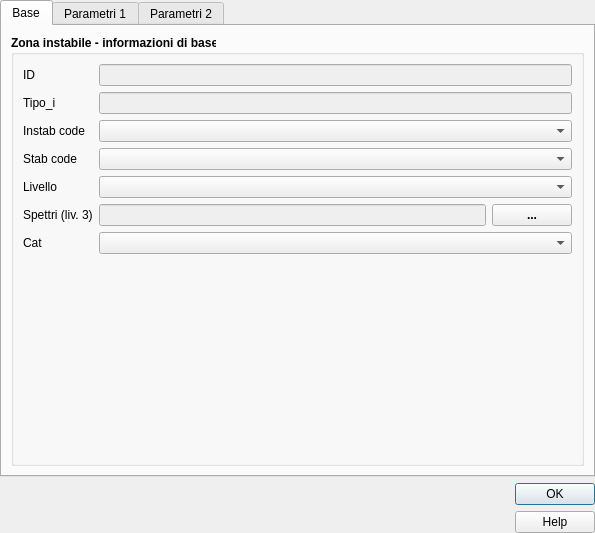
<?xml version="1.0" encoding="UTF-8"?>
<ui version="4.0">
 <class>instab_23</class>
 <widget class="QDialog" name="instab_23">
  <property name="geometry">
   <rect>
    <x>0</x>
    <y>0</y>
    <width>595</width>
    <height>533</height>
   </rect>
  </property>
  <property name="sizePolicy">
   <sizepolicy hsizetype="Preferred" vsizetype="Preferred">
    <horstretch>0</horstretch>
    <verstretch>0</verstretch>
   </sizepolicy>
  </property>
  <property name="minimumSize">
   <size>
    <width>595</width>
    <height>0</height>
   </size>
  </property>
  <property name="windowTitle">
   <string>Zone instabili MS3</string>
  </property>
  <property name="modal">
   <bool>true</bool>
  </property>
  <layout class="QVBoxLayout" name="verticalLayout_2">
   <property name="leftMargin">
    <number>0</number>
   </property>
   <property name="topMargin">
    <number>0</number>
   </property>
   <property name="rightMargin">
    <number>0</number>
   </property>
   <property name="bottomMargin">
    <number>0</number>
   </property>
   <item>
    <widget class="QTabWidget" name="tabWidget">
     <property name="currentIndex">
      <number>0</number>
     </property>
     <widget class="QWidget" name="tab1">
      <attribute name="title">
       <string>Base</string>
      </attribute>
      <layout class="QVBoxLayout" name="verticalLayout_3">
       <item>
        <widget class="QGroupBox" name="groupBox_2">
         <property name="sizePolicy">
          <sizepolicy hsizetype="Expanding" vsizetype="Expanding">
           <horstretch>0</horstretch>
           <verstretch>0</verstretch>
          </sizepolicy>
         </property>
         <property name="font">
          <font>
           <weight>75</weight>
           <bold>true</bold>
          </font>
         </property>
         <property name="title">
          <string>Zona instabile - informazioni di base</string>
         </property>
         <layout class="QFormLayout" name="formLayout">
          <item row="0" column="0">
           <widget class="QLabel" name="label_7">
            <property name="sizePolicy">
             <sizepolicy hsizetype="Minimum" vsizetype="Preferred">
              <horstretch>0</horstretch>
              <verstretch>0</verstretch>
             </sizepolicy>
            </property>
            <property name="minimumSize">
             <size>
              <width>45</width>
              <height>0</height>
             </size>
            </property>
            <property name="font">
             <font>
              <weight>50</weight>
              <bold>false</bold>
             </font>
            </property>
            <property name="text">
             <string>&lt;html&gt;&lt;head/&gt;&lt;body&gt;&lt;p&gt;ID&lt;/p&gt;&lt;/body&gt;&lt;/html&gt;</string>
            </property>
           </widget>
          </item>
          <item row="0" column="1">
           <widget class="QLineEdit" name="pkuid">
            <property name="enabled">
             <bool>false</bool>
            </property>
            <property name="palette">
             <palette>
              <active>
               <colorrole role="Text">
                <brush brushstyle="SolidPattern">
                 <color alpha="255">
                  <red>170</red>
                  <green>170</green>
                  <blue>172</blue>
                 </color>
                </brush>
               </colorrole>
               <colorrole role="PlaceholderText">
                <brush brushstyle="NoBrush">
                 <color alpha="128">
                  <red>120</red>
                  <green>120</green>
                  <blue>120</blue>
                 </color>
                </brush>
               </colorrole>
              </active>
              <inactive>
               <colorrole role="Text">
                <brush brushstyle="SolidPattern">
                 <color alpha="255">
                  <red>170</red>
                  <green>170</green>
                  <blue>172</blue>
                 </color>
                </brush>
               </colorrole>
               <colorrole role="PlaceholderText">
                <brush brushstyle="NoBrush">
                 <color alpha="128">
                  <red>120</red>
                  <green>120</green>
                  <blue>120</blue>
                 </color>
                </brush>
               </colorrole>
              </inactive>
              <disabled>
               <colorrole role="Text">
                <brush brushstyle="SolidPattern">
                 <color alpha="255">
                  <red>120</red>
                  <green>120</green>
                  <blue>120</blue>
                 </color>
                </brush>
               </colorrole>
               <colorrole role="PlaceholderText">
                <brush brushstyle="NoBrush">
                 <color alpha="128">
                  <red>113</red>
                  <green>113</green>
                  <blue>113</blue>
                 </color>
                </brush>
               </colorrole>
              </disabled>
             </palette>
            </property>
            <property name="toolTip">
             <string/>
            </property>
           </widget>
          </item>
          <item row="1" column="0">
           <widget class="QLabel" name="label_6">
            <property name="font">
             <font>
              <weight>50</weight>
              <bold>false</bold>
             </font>
            </property>
            <property name="text">
             <string>Tipo_i</string>
            </property>
           </widget>
          </item>
          <item row="1" column="1">
           <widget class="QLineEdit" name="Tipo_i">
            <property name="enabled">
             <bool>false</bool>
            </property>
            <property name="palette">
             <palette>
              <active>
               <colorrole role="Text">
                <brush brushstyle="SolidPattern">
                 <color alpha="255">
                  <red>170</red>
                  <green>170</green>
                  <blue>172</blue>
                 </color>
                </brush>
               </colorrole>
               <colorrole role="PlaceholderText">
                <brush brushstyle="NoBrush">
                 <color alpha="128">
                  <red>120</red>
                  <green>120</green>
                  <blue>120</blue>
                 </color>
                </brush>
               </colorrole>
              </active>
              <inactive>
               <colorrole role="Text">
                <brush brushstyle="SolidPattern">
                 <color alpha="255">
                  <red>170</red>
                  <green>170</green>
                  <blue>172</blue>
                 </color>
                </brush>
               </colorrole>
               <colorrole role="PlaceholderText">
                <brush brushstyle="NoBrush">
                 <color alpha="128">
                  <red>120</red>
                  <green>120</green>
                  <blue>120</blue>
                 </color>
                </brush>
               </colorrole>
              </inactive>
              <disabled>
               <colorrole role="Text">
                <brush brushstyle="SolidPattern">
                 <color alpha="255">
                  <red>120</red>
                  <green>120</green>
                  <blue>120</blue>
                 </color>
                </brush>
               </colorrole>
               <colorrole role="PlaceholderText">
                <brush brushstyle="NoBrush">
                 <color alpha="128">
                  <red>113</red>
                  <green>113</green>
                  <blue>113</blue>
                 </color>
                </brush>
               </colorrole>
              </disabled>
             </palette>
            </property>
            <property name="toolTip">
             <string/>
            </property>
           </widget>
          </item>
          <item row="2" column="0">
           <widget class="QLabel" name="label_9">
            <property name="font">
             <font>
              <weight>50</weight>
              <bold>false</bold>
             </font>
            </property>
            <property name="text">
             <string>Instab code</string>
            </property>
           </widget>
          </item>
          <item row="2" column="1">
           <widget class="QComboBox" name="cod_instab">
            <property name="sizePolicy">
             <sizepolicy hsizetype="Expanding" vsizetype="Fixed">
              <horstretch>0</horstretch>
              <verstretch>0</verstretch>
             </sizepolicy>
            </property>
            <property name="toolTip">
             <string/>
            </property>
           </widget>
          </item>
          <item row="3" column="0">
           <widget class="QLabel" name="label_8">
            <property name="font">
             <font>
              <weight>50</weight>
              <bold>false</bold>
             </font>
            </property>
            <property name="text">
             <string>Stab code</string>
            </property>
           </widget>
          </item>
          <item row="3" column="1">
           <widget class="QComboBox" name="cod_stab">
            <property name="toolTip">
             <string/>
            </property>
           </widget>
          </item>
          <item row="4" column="0">
           <widget class="QLabel" name="livelloLabel">
            <property name="font">
             <font>
              <weight>50</weight>
              <bold>false</bold>
             </font>
            </property>
            <property name="text">
             <string>Livello</string>
            </property>
           </widget>
          </item>
          <item row="4" column="1">
           <widget class="QComboBox" name="LIVELLO"/>
          </item>
          <item row="5" column="0">
           <widget class="QLabel" name="label_39">
            <property name="font">
             <font>
              <weight>50</weight>
              <bold>false</bold>
             </font>
            </property>
            <property name="text">
             <string>Spettri (liv. 3)</string>
            </property>
           </widget>
          </item>
          <item row="6" column="0">
           <widget class="QLabel" name="label_40">
            <property name="font">
             <font>
              <weight>50</weight>
              <bold>false</bold>
             </font>
            </property>
            <property name="text">
             <string>Cat</string>
            </property>
           </widget>
          </item>
          <item row="5" column="1">
           <layout class="QGridLayout" name="gridLayout">
            <item row="0" column="1">
             <widget class="QPushButton" name="pushButton">
              <property name="cursor">
               <cursorShape>PointingHandCursor</cursorShape>
              </property>
              <property name="text">
               <string>...</string>
              </property>
             </widget>
            </item>
            <item row="0" column="0">
             <widget class="QLineEdit" name="SPETTRI">
              <property name="enabled">
               <bool>false</bool>
              </property>
              <property name="toolTip">
               <string/>
              </property>
             </widget>
            </item>
           </layout>
          </item>
          <item row="6" column="1">
           <widget class="QComboBox" name="CAT">
            <property name="toolTip">
             <string>Categoria di sottosuolo, come definita dalla normativa antisismica vigente (per MS Livello 2 e 3)</string>
            </property>
           </widget>
          </item>
         </layout>
        </widget>
       </item>
      </layout>
     </widget>
     <widget class="QWidget" name="tab_2">
      <attribute name="title">
       <string>Parametri 1</string>
      </attribute>
      <layout class="QVBoxLayout" name="verticalLayout_4">
       <item>
        <widget class="QGroupBox" name="groupBox">
         <property name="title">
          <string>Parametri instab - parte 1</string>
         </property>
         <layout class="QFormLayout" name="formLayout_2">
          <item row="0" column="0">
           <widget class="QLabel" name="label_35">
            <property name="font">
             <font>
              <weight>50</weight>
              <bold>false</bold>
             </font>
            </property>
            <property name="text">
             <string>FRT</string>
            </property>
           </widget>
          </item>
          <item row="0" column="1">
           <widget class="QLineEdit" name="FRT">
            <property name="toolTip">
             <string/>
            </property>
            <property name="text">
             <string/>
            </property>
           </widget>
          </item>
          <item row="1" column="0">
           <widget class="QLabel" name="label_36">
            <property name="font">
             <font>
              <weight>50</weight>
              <bold>false</bold>
             </font>
            </property>
            <property name="text">
             <string>FRR</string>
            </property>
           </widget>
          </item>
          <item row="1" column="1">
           <widget class="QLineEdit" name="FRR">
            <property name="toolTip">
             <string/>
            </property>
           </widget>
          </item>
          <item row="2" column="0">
           <widget class="QLabel" name="label_37">
            <property name="font">
             <font>
              <weight>50</weight>
              <bold>false</bold>
             </font>
            </property>
            <property name="text">
             <string>IL</string>
            </property>
           </widget>
          </item>
          <item row="2" column="1">
           <widget class="QLineEdit" name="IL">
            <property name="toolTip">
             <string/>
            </property>
           </widget>
          </item>
          <item row="3" column="0">
           <widget class="QLabel" name="label">
            <property name="font">
             <font>
              <weight>50</weight>
              <bold>false</bold>
             </font>
            </property>
            <property name="text">
             <string>AMB</string>
            </property>
           </widget>
          </item>
          <item row="3" column="1">
           <widget class="QComboBox" name="AMB">
            <property name="toolTip">
             <string/>
            </property>
           </widget>
          </item>
          <item row="4" column="0">
           <widget class="QLabel" name="label_38">
            <property name="font">
             <font>
              <weight>50</weight>
              <bold>false</bold>
             </font>
            </property>
            <property name="text">
             <string>DISL</string>
            </property>
           </widget>
          </item>
          <item row="4" column="1">
           <widget class="QLineEdit" name="DISL">
            <property name="toolTip">
             <string/>
            </property>
           </widget>
          </item>
          <item row="5" column="0">
           <widget class="QLabel" name="fSLabel">
            <property name="text">
             <string>FS</string>
            </property>
           </widget>
          </item>
          <item row="5" column="1">
           <widget class="QLineEdit" name="FS"/>
          </item>
          <item row="6" column="0">
           <widget class="QLabel" name="sLabel">
            <property name="text">
             <string>S</string>
            </property>
           </widget>
          </item>
          <item row="6" column="1">
           <widget class="QLineEdit" name="S"/>
          </item>
         </layout>
        </widget>
       </item>
      </layout>
     </widget>
     <widget class="QWidget" name="tab_3">
      <attribute name="title">
       <string>Parametri 2</string>
      </attribute>
      <layout class="QVBoxLayout" name="verticalLayout_5">
       <item>
        <widget class="QGroupBox" name="groupBox_3">
         <property name="title">
          <string>Parametri instab - fattore di amplificazione</string>
         </property>
         <layout class="QFormLayout" name="formLayout_3">
          <item row="0" column="0">
           <widget class="QLabel" name="label_22">
            <property name="font">
             <font>
              <weight>50</weight>
              <bold>false</bold>
             </font>
            </property>
            <property name="text">
             <string>FA</string>
            </property>
           </widget>
          </item>
          <item row="0" column="1">
           <widget class="QLineEdit" name="FA">
            <property name="toolTip">
             <string/>
            </property>
           </widget>
          </item>
          <item row="1" column="0">
           <widget class="QLabel" name="label_28">
            <property name="font">
             <font>
              <weight>50</weight>
              <bold>false</bold>
             </font>
            </property>
            <property name="text">
             <string>FV</string>
            </property>
           </widget>
          </item>
          <item row="1" column="1">
           <widget class="QLineEdit" name="FV">
            <property name="toolTip">
             <string/>
            </property>
           </widget>
          </item>
          <item row="2" column="0">
           <widget class="QLabel" name="label_26">
            <property name="font">
             <font>
              <weight>50</weight>
              <bold>false</bold>
             </font>
            </property>
            <property name="text">
             <string>Ft</string>
            </property>
           </widget>
          </item>
          <item row="2" column="1">
           <widget class="QLineEdit" name="Ft">
            <property name="toolTip">
             <string/>
            </property>
           </widget>
          </item>
          <item row="3" column="0">
           <widget class="QLabel" name="label_27">
            <property name="font">
             <font>
              <weight>50</weight>
              <bold>false</bold>
             </font>
            </property>
            <property name="text">
             <string>FH0105</string>
            </property>
           </widget>
          </item>
          <item row="3" column="1">
           <widget class="QLineEdit" name="FH0105">
            <property name="toolTip">
             <string/>
            </property>
           </widget>
          </item>
          <item row="4" column="0">
           <widget class="QLabel" name="label_29">
            <property name="font">
             <font>
              <weight>50</weight>
              <bold>false</bold>
             </font>
            </property>
            <property name="text">
             <string>FH0510</string>
            </property>
           </widget>
          </item>
          <item row="4" column="1">
           <widget class="QLineEdit" name="FH0510">
            <property name="toolTip">
             <string/>
            </property>
           </widget>
          </item>
          <item row="5" column="0">
           <widget class="QLabel" name="label_31">
            <property name="font">
             <font>
              <weight>50</weight>
              <bold>false</bold>
             </font>
            </property>
            <property name="text">
             <string>FH0515</string>
            </property>
           </widget>
          </item>
          <item row="5" column="1">
           <widget class="QLineEdit" name="FH0515">
            <property name="toolTip">
             <string/>
            </property>
           </widget>
          </item>
          <item row="6" column="0">
           <widget class="QLabel" name="label_30">
            <property name="font">
             <font>
              <weight>50</weight>
              <bold>false</bold>
             </font>
            </property>
            <property name="text">
             <string>FPGA</string>
            </property>
           </widget>
          </item>
          <item row="6" column="1">
           <widget class="QLineEdit" name="FPGA">
            <property name="toolTip">
             <string/>
            </property>
           </widget>
          </item>
          <item row="7" column="0">
           <widget class="QLabel" name="label_23">
            <property name="font">
             <font>
              <weight>50</weight>
              <bold>false</bold>
             </font>
            </property>
            <property name="text">
             <string>FA0105</string>
            </property>
           </widget>
          </item>
          <item row="7" column="1">
           <widget class="QLineEdit" name="FA0105">
            <property name="toolTip">
             <string/>
            </property>
           </widget>
          </item>
          <item row="8" column="0">
           <widget class="QLabel" name="label_24">
            <property name="font">
             <font>
              <weight>50</weight>
              <bold>false</bold>
             </font>
            </property>
            <property name="text">
             <string>FA0408</string>
            </property>
           </widget>
          </item>
          <item row="8" column="1">
           <widget class="QLineEdit" name="FA0408">
            <property name="toolTip">
             <string/>
            </property>
           </widget>
          </item>
          <item row="9" column="0">
           <widget class="QLabel" name="label_25">
            <property name="font">
             <font>
              <weight>50</weight>
              <bold>false</bold>
             </font>
            </property>
            <property name="text">
             <string>FA0711</string>
            </property>
           </widget>
          </item>
          <item row="9" column="1">
           <widget class="QLineEdit" name="FA0711">
            <property name="toolTip">
             <string/>
            </property>
           </widget>
          </item>
         </layout>
        </widget>
       </item>
      </layout>
     </widget>
    </widget>
   </item>
   <item>
    <layout class="QHBoxLayout" name="horizontalLayout">
     <item>
      <widget class="QLabel" name="label_logo_cnr">
       <property name="maximumSize">
        <size>
         <width>92</width>
         <height>66</height>
        </size>
       </property>
       <property name="text">
        <string/>
       </property>
       <property name="pixmap">
        <pixmap>../loghi/Logo CNR-2010-Quadrato-ITA-high.png</pixmap>
       </property>
       <property name="scaledContents">
        <bool>true</bool>
       </property>
      </widget>
     </item>
     <item>
      <widget class="QLabel" name="label_logo_igag">
       <property name="maximumSize">
        <size>
         <width>79</width>
         <height>66</height>
        </size>
       </property>
       <property name="text">
        <string/>
       </property>
       <property name="pixmap">
        <pixmap>../loghi/IGAG-CMYK.png</pixmap>
       </property>
       <property name="scaledContents">
        <bool>true</bool>
       </property>
      </widget>
     </item>
     <item>
      <spacer name="horizontalSpacer">
       <property name="orientation">
        <enum>Qt::Horizontal</enum>
       </property>
       <property name="sizeHint" stdset="0">
        <size>
         <width>40</width>
         <height>20</height>
        </size>
       </property>
      </spacer>
     </item>
     <item>
      <layout class="QVBoxLayout" name="verticalLayout">
       <item>
        <widget class="QDialogButtonBox" name="buttonBox">
         <property name="sizePolicy">
          <sizepolicy hsizetype="Fixed" vsizetype="Fixed">
           <horstretch>0</horstretch>
           <verstretch>0</verstretch>
          </sizepolicy>
         </property>
         <property name="minimumSize">
          <size>
           <width>0</width>
           <height>0</height>
          </size>
         </property>
         <property name="cursor">
          <cursorShape>PointingHandCursor</cursorShape>
         </property>
         <property name="orientation">
          <enum>Qt::Vertical</enum>
         </property>
         <property name="standardButtons">
          <set>QDialogButtonBox::Ok</set>
         </property>
         <property name="centerButtons">
          <bool>true</bool>
         </property>
        </widget>
       </item>
       <item>
        <widget class="QPushButton" name="help_button">
         <property name="cursor">
          <cursorShape>PointingHandCursor</cursorShape>
         </property>
         <property name="text">
          <string>Help</string>
         </property>
        </widget>
       </item>
      </layout>
     </item>
    </layout>
   </item>
  </layout>
 </widget>
 <tabstops>
  <tabstop>pkuid</tabstop>
  <tabstop>Tipo_i</tabstop>
  <tabstop>cod_instab</tabstop>
  <tabstop>cod_stab</tabstop>
  <tabstop>SPETTRI</tabstop>
  <tabstop>pushButton</tabstop>
  <tabstop>CAT</tabstop>
  <tabstop>help_button</tabstop>
 </tabstops>
 <resources/>
 <connections/>
</ui>
